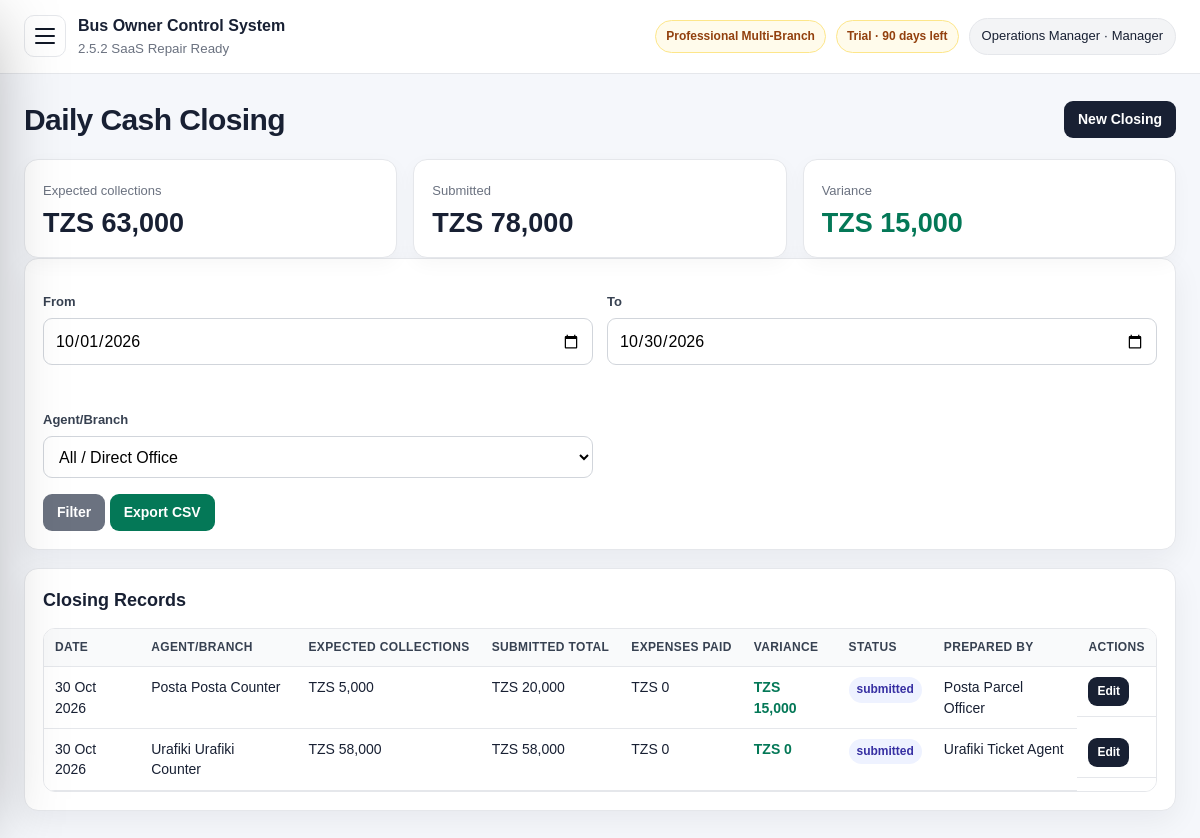
Page /cash_closings.php (signed in) on the committed database.
### tables this page shows
CREATE TABLE package_tiers (
  id INT AUTO_INCREMENT PRIMARY KEY,
  code VARCHAR(40) NOT NULL UNIQUE,
  name VARCHAR(120) NOT NULL,
  description TEXT NULL,
  setup_fee DECIMAL(14,2) NOT NULL DEFAULT 0,
  optional_monthly_fee DECIMAL(14,2) NOT NULL DEFAULT 0,
  max_users INT NOT NULL DEFAULT 0,
  max_branches INT NOT NULL DEFAULT 0,
  max_buses INT NOT NULL DEFAULT 0,
  max_routes INT NOT NULL DEFAULT 0,
  max_monthly_trips INT NOT NULL DEFAULT 0,
  features_json LONGTEXT NOT NULL,
  status ENUM('active','inactive') NOT NULL DEFAULT 'active',
  display_order INT NOT NULL DEFAULT 0,
  created_at TIMESTAMP DEFAULT CURRENT_TIMESTAMP,
  updated_at TIMESTAMP NULL DEFAULT NULL ON UPDATE CURRENT_TIMESTAMP
);

CREATE TABLE subscription_license (
  id INT AUTO_INCREMENT PRIMARY KEY,
  company_name VARCHAR(180) NOT NULL DEFAULT 'Bus Company',
  license_key VARCHAR(120) NOT NULL DEFAULT 'DEMO-LICENSE',
  plan VARCHAR(80) NOT NULL DEFAULT 'Professional Multi-Branch',
  package_code VARCHAR(40) NOT NULL DEFAULT 'professional',
  billing_model ENUM('one_time_setup','one_time_plus_optional_support','recurring_subscription') NOT NULL DEFAULT 'one_time_plus_optional_support',
  status ENUM('trial','active','expired','suspended') NOT NULL DEFAULT 'trial',
  start_date DATE NULL,
  expiry_date DATE NULL,
  setup_fee_amount DECIMAL(14,2) NOT NULL DEFAULT 0,
  setup_fee_paid ENUM('no','partial','yes') NOT NULL DEFAULT 'no',
  optional_monthly_fee DECIMAL(14,2) NOT NULL DEFAULT 0,
  optional_monthly_enabled TINYINT(1) NOT NULL DEFAULT 0,
  support_status ENUM('off','active','paused','expired') NOT NULL DEFAULT 'off',
  support_start_date DATE NULL,
  support_expiry_date DATE NULL,
  max_users INT NOT NULL DEFAULT 40,
  max_branches INT NOT NULL DEFAULT 20,
  max_buses INT NOT NULL DEFAULT 50,
  max_routes INT NOT NULL DEFAULT 80,
  max_monthly_trips INT NOT NULL DEFAULT 2000,
  notes TEXT NULL,
  updated_at TIMESTAMP NULL DEFAULT NULL ON UPDATE CURRENT_TIMESTAMP,
  created_at TIMESTAMP DEFAULT CURRENT_TIMESTAMP,
  INDEX idx_subscription_package (package_code),
  INDEX idx_subscription_status (status)
);

CREATE TABLE users (
  id INT AUTO_INCREMENT PRIMARY KEY,
  name VARCHAR(120) NOT NULL,
  email VARCHAR(160) NOT NULL UNIQUE,
  password_hash VARCHAR(255) NOT NULL,
  role ENUM('owner','admin','manager','accountant','agent','parcel_officer') NOT NULL DEFAULT 'manager',
  agent_id INT NULL,
  status ENUM('active','inactive') NOT NULL DEFAULT 'active',
  last_login_at DATETIME NULL,
  created_at TIMESTAMP DEFAULT CURRENT_TIMESTAMP,
  updated_at TIMESTAMP NULL DEFAULT NULL ON UPDATE CURRENT_TIMESTAMP,
  CONSTRAINT fk_users_agent FOREIGN KEY (agent_id) REFERENCES agents(id),
  INDEX idx_users_role_status (role, status),
  INDEX idx_users_agent (agent_id)
);

CREATE TABLE cash_closings (
  id INT AUTO_INCREMENT PRIMARY KEY,
  closing_date DATE NOT NULL,
  agent_id INT NULL,
  ticket_cash_expected DECIMAL(12,2) NOT NULL DEFAULT 0,
  parcel_cash_expected DECIMAL(12,2) NOT NULL DEFAULT 0,
  total_cash_expected DECIMAL(12,2) NOT NULL DEFAULT 0,
  cash_submitted DECIMAL(12,2) NOT NULL DEFAULT 0,
  mobile_money_submitted DECIMAL(12,2) NOT NULL DEFAULT 0,
  bank_submitted DECIMAL(12,2) NOT NULL DEFAULT 0,
  expenses_paid DECIMAL(12,2) NOT NULL DEFAULT 0,
  variance DECIMAL(12,2) NOT NULL DEFAULT 0,
  status ENUM('draft','submitted','approved') NOT NULL DEFAULT 'submitted',
  prepared_by INT NULL,
  approved_by INT NULL,
  notes TEXT NULL,
  created_at TIMESTAMP DEFAULT CURRENT_TIMESTAMP,
  updated_at TIMESTAMP NULL DEFAULT NULL ON UPDATE CURRENT_TIMESTAMP,
  CONSTRAINT fk_cash_agent FOREIGN KEY (agent_id) REFERENCES agents(id) ON DELETE SET NULL,
  CONSTRAINT fk_cash_prepared_by FOREIGN KEY (prepared_by) REFERENCES users(id) ON DELETE SET NULL,
  CONSTRAINT fk_cash_approved_by FOREIGN KEY (approved_by) REFERENCES users(id) ON DELETE SET NULL,
  INDEX idx_cash_date_agent (closing_date, agent_id),
  INDEX idx_cash_status (status)
);

CREATE TABLE agents (
  id INT AUTO_INCREMENT PRIMARY KEY,
  name VARCHAR(160) NOT NULL,
  phone VARCHAR(60) NULL,
  branch VARCHAR(120) NOT NULL,
  commission_rate DECIMAL(6,2) NOT NULL DEFAULT 0,
  status ENUM('active','inactive') NOT NULL DEFAULT 'active',
  created_at TIMESTAMP DEFAULT CURRENT_TIMESTAMP
);

### public/cash_closings.php (the view, shortened to what the rows shown need)
<?php
require_once __DIR__ . '/../app/core/saas.php';
require_roles(['owner','admin','manager','accountant','agent']);
require_feature('cash_closing');
$pdo = db();
$today = date('Y-m-d');
$from = get_value('from', date('Y-m-01'));
$to = get_value('to', $today);
[$filterAgentId] = phase2_agent_filter((int)get_value('agent_id','0'));
$agents = get_agents_for_scope();
$where = ['c.closing_date BETWEEN ? AND ?'];
$params = [$from,$to];
$whereSql = implode(' AND ', $where);
$st = $pdo->prepare('SELECT c.*,a.branch,a.name agent_name,u.name prepared_name,ap.name approved_name FROM cash_closings c LEFT JOIN agents a ON c.agent_id=a.id LEFT JOIN users u ON c.prepared_by=u.id LEFT JOIN users ap ON c.approved_by=ap.id WHERE ' . $whereSql . ' ORDER BY c.closing_date DESC,c.id DESC');
$st->execute($params);
$rows = $st->fetchAll();
?>
<?php include __DIR__ . '/../app/views/header.php'; ?>
<div class="page-title"><h1>Daily Cash Closing</h1><a class="btn" href="<?= e(url('cash_closings.php?action=create')) ?>">New Closing</a></div>
<?= e($from) ?><?= e($to) ?><?php foreach($agents as $a): ?><?= e((string)$a['id']) ?> <?= selected($filterAgentId,$a['id']) ?><?= e($a['branch'].' - '.$a['name']) ?><?php endforeach; ?> <?php if (feature_enabled('exports')): ?><?= e(url('export.php?type=cash_closings&from='.$from.'&to='.$to.'&agent_id=' . (int)$filterAgentId)) ?><?php endif; ?>
<div class="card"><h2>Closing Records</h2><div class="table-wrap"><table><thead><tr><th>Date</th><th>Agent/Branch</th><th>Expected Collections</th><th>Submitted Total</th><th>Expenses Paid</th><th>Variance</th><th>Status</th><th>Prepared By</th><th>Actions</th></tr></thead><tbody><?php foreach($rows as $r): $submitted=(float)$r['cash_submitted']+(float)$r['mobile_money_submitted']+(float)$r['bank_submitted']; ?><tr><td><?= e(app_date($r['closing_date'])) ?></td><td><?= e(($r['branch']??'Direct office').' '.($r['agent_name']??'')) ?></td><td><?= e(money($r['total_cash_expected'])) ?></td><td><?= e(money($submitted)) ?></td><td><?= e(money($r['expenses_paid'])) ?></td><td><strong class="<?= (float)$r['variance'] < 0 ? 'amount-negative':'amount-positive' ?>"><?= e(money($r['variance'])) ?></strong></td><td><span class="badge"><?= e($r['status']) ?></span></td><td><?= e($r['prepared_name']??'') ?></td><td class="actions"><a class="btn small" href="<?= e(url('cash_closings.php?action=edit&id='.$r['id'])) ?>">Edit</a><?php if(can_delete_records()): ?><a class="btn small danger" onclick="return confirm('Delete this cash closing?')" href="<?= e(url('cash_closings.php?action=delete&id='.$r['id'])) ?>">Delete</a><?php endif; ?></td></tr><?php endforeach; ?><?php if(!$rows): ?><tr><td colspan="9">No cash closings found.</td></tr><?php endif; ?></tbody></table></div></div>
<?php include __DIR__ . '/../app/views/footer.php'; ?>

### app/views/header.php (shortened to what the rows shown need)
<?php require_once __DIR__ . '/../core/auth.php'; require_once __DIR__ . '/../core/settings.php'; require_once __DIR__ . '/../core/saas.php'; ?>
<!doctype html>
<html lang="en">
<head>
    <?php $cssVersion = @filemtime(__DIR__ . '/../../public/assets/css/style.css') ?: time(); ?>
    <link rel="stylesheet" href="<?= e(url('assets/css/style.css') . '?v=' . $cssVersion) ?>">
</head>
<body>
<div class="app-shell">
    <main class="main">
        <header class="topbar">
            <?php $user = current_user(); if ($user): $lic = license_state_label(); $pkg = package_badge(); ?>
                <div class="topbar-right">
                    <span class="license-chip <?= e($pkg['class']) ?>"><?= e($pkg['package']) ?></span>
                    <span class="license-chip <?= e($lic['class']) ?>"><?= e($lic['label']) ?></span>
                    <div class="user-chip"><?= e($user['name']) ?> · <?= e(role_label($user['role'])) ?></div>
                </div>
            <?php endif; ?>
        </header>
        <section class="content">

### rows in the picture
package_tiers: name "Professional Multi-Branch"
subscription_license: status+expiry_date "Trial · 90 days left"
users: name "Operations Manager", role "Manager"
cash_closings: closing_date "30 Oct 2026", agent.name "Posta Posta Counter", total_cash_expected "TZS 5,000", money($submitted) "TZS 20,000", expenses_paid "TZS 0", variance "TZS 15,000", status "submitted", prepared_by.name "Posta Parcel Officer"
cash_closings: closing_date "30 Oct 2026", agent.name "Urafiki Urafiki Counter", total_cash_expected "TZS 58,000", money($submitted) "TZS 58,000", expenses_paid "TZS 0", variance "TZS 0", status "submitted", prepared_by.name "Urafiki Ticket Agent"

### other values in the picture
APP_NAME "Bus Owner Control System"
APP_VERSION "2.5.2 SaaS Repair Ready"
money($summary['expected']) "TZS 63,000"
money($summary['submitted']) "TZS 78,000"
money($summary['variance']) "TZS 15,000"
